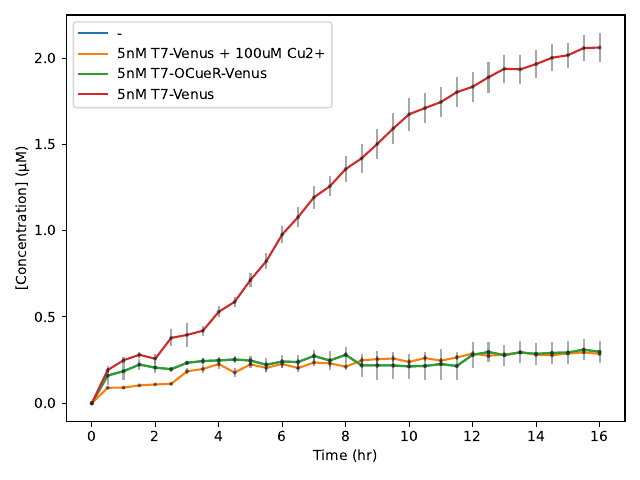

This figure's Julia source:
include("plot_master.jl")

#Graph for controls- with and without copper for reporter and T7 control

Test = CSV.read("Control-S12-Graph1-2.csv",DataFrame)

Time=Test[:,1] 
Operator_case1=Test[:,16]
Operator_SD_case1=Test[:,17]
Venus= Test[:,18]
Venus_SD=Test[:,19]
Operator_case2=Test[:,2]
Operator_SD_case2=Test[:,3]
Venus2= Test[:,4]
Venus_SD2=Test[:,5]


PyPlot.plot(Time,Operator_case1, label="5nM T7-Venus")
PyPlot.errorbar(Time, Operator_case1,yerr=Operator_SD_case1,fmt="o",
mfc="#252525",mec="#252525",color="#252525", lw=1.5,ms=2, alpha=0.4)

PyPlot.plot(Time,Venus, label="5nM T7-Venus + 100uM Cu2+")
PyPlot.errorbar(Time, Venus, yerr= Venus_SD, fmt="o",mfc="#252525",mec="#252525",color="#252525", lw=1.5,ms=2, alpha=0.4)

PyPlot.plot(Time,Operator_case2, label="5nM T7-OCueR-Venus")
PyPlot.errorbar(Time, Operator_case2,yerr=Operator_SD_case2,fmt="o",mfc="#252525",mec="#254525",color="#253325", lw=1.5,ms=2, alpha=0.4)

PyPlot.plot(Time,Venus2, label="5nM T7-Venus")
PyPlot.errorbar(Time, Venus2, yerr= Venus_SD2, fmt="o",mfc="#252525",mec="#252525",color="#252325", lw=1.5,ms=2, alpha=0.4)


PyPlot.plot(figsize=(5,4))
PyPlot.xlabel("Time (hr)", fontsize=10)
PyPlot.ylabel("[Concentration] (μM)", fontsize=10)
PyPlot.tight_layout()
PyPlot.legend()

PyPlot.savefig("comparison_cu_reporter.pdf")

